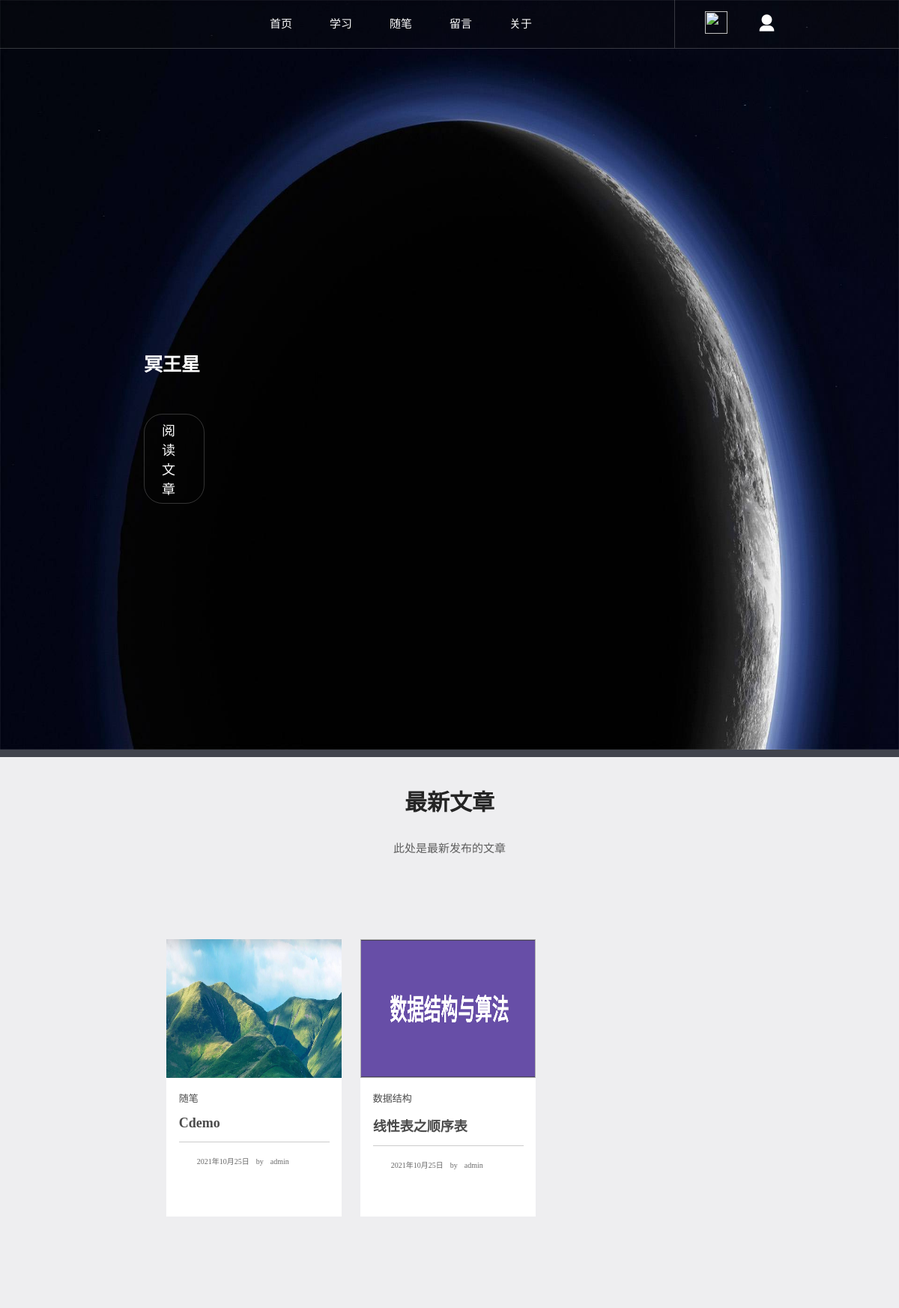
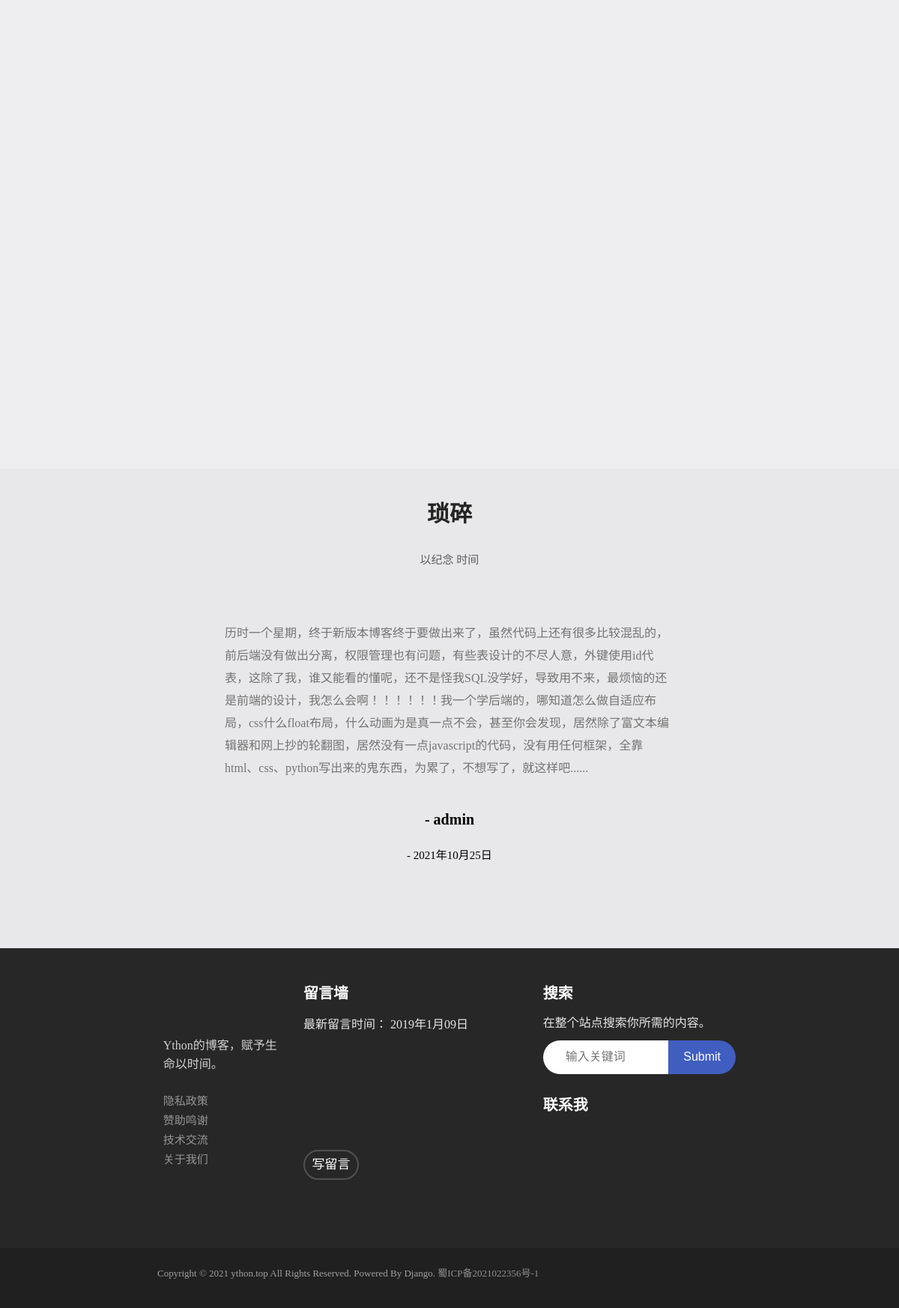
The app's page / (signed in) with its own data (2 pictures, top to bottom).
### blog/models.py (models this page shows)
class Section(models.Model):
    id = models.AutoField(primary_key=True)
    name = models.CharField(max_length=20, verbose_name='name', unique=True)
    TreeSum = models.IntegerField(max_length=200, verbose_name='TreeSum', default=0)
    describe = models.CharField(max_length=50, verbose_name='describe', null=True)
    image = models.ImageField('照片', upload_to='uploadimg/', blank=True, null=True)
    parent = models.IntegerField(max_length=200, verbose_name='parent', default=0)

class Article(models.Model):
    id = models.AutoField(primary_key=True)
    writer = models.CharField(max_length=255, verbose_name='writer')
    time = models.DateField(verbose_name='time', auto_now=True)
    title = models.CharField(max_length=255, verbose_name='title')
    ftitle = models.CharField(max_length=255, verbose_name='ftitle', default='null')
    body = models.CharField(max_length=60000, verbose_name='body')
    parent = models.IntegerField(max_length=200, verbose_name='parent', default=0)
    section = models.IntegerField(max_length=200, verbose_name='section', default=0)
    image = models.ImageField('照片', upload_to='uploadimg/', blank=True, null=True)

class TimeMess(models.Model):
    id = models.AutoField(primary_key=True)
    body = models.CharField(max_length=255, verbose_name='body')
    writer = models.CharField(max_length=255, verbose_name='writer')
    time = models.DateField(verbose_name='time', auto_now=True)

### blog/views.py (the view)
# urls.py: 2. Add a URL to urlpatterns:  path('', views.home, name='home')
def home(request):
    dic = {'title': '首页', 'page': 'home', 'navs': models.Section.objects.all(),
           'articles': models.Article.objects.all().order_by('-id')[:9], 'timemess': models.TimeMess.objects.last(),
           'mess': models.Remark.objects.all().order_by('-id')[:5], 'messlast': models.Remark.objects.last()}
    getsetting(dic)
    if request.user.is_authenticated:
        dic['login'] = True
    else:
        dic['login'] = False
    return render(request, 'blog/home.html', dic)

### blog/views.py (called while the page is built)
def getsetting(dic):
    f = open('static/setting/setting.json', 'r')
    data = f.read()
    data = json.loads(data)
    dic.update(data)
    f.close()

### templates/blog/home.html
{% extends 'blog/base.html' %}
{% block content %}
    <div class="enterBlog">
        <div class="enterBlogbox">
            <p class="enterBlogfont"><b>书犹药也 善读之可以医愚</b></p>
            <div class="enterBlogbox2"><a href="/navs/?name=17&page=1" class="navfont">进入博客</a></div>
        </div>
    </div>
    <div class="newArticle">
        <div class="articleBox">
            <p style="font-size: 30px;text-align: center;color: rgb(37, 37, 37);"><b>最新文章</b></p>
            <p style="font-size: 15px;text-align: center;color: rgb(94, 94, 94);margin-top: 30px;margin-bottom: 100px;">此处是最新发布的文章</p>
            <div class="articles">
                {% for article in articles %}
                <div class="article">
                    <a href="/article/?id={{article.id}}">
                        <div class="articleimg">
                            <img src="/static/{{article.image}}" alt="" style="width: 100%;height: 100%;">
                        </div>
                        <div class="articlefont">
                            <p style="color: rgb(75, 75, 75);font-size: 13px;">
                                {% for nav in navs %}
                                {% if article.section == nav.id %}
                                {{nav.name}}
                                {% endif %}
                                {% endfor %}
                            </p>
                            <p style="color: rgb(75, 75, 75);font-size: 18px;margin-top:7%;margin-bottom: 7%;white-space:nowrap;text-overflow:ellipsis;overflow:hidden;"><b>{{article.title}}</b></p>
                            <div class="articleline"></div>
                            <div class="articletime">
                                <embed src="/static/svg/clock.svg" width="15" height="15" type="image/svg+xml" />
                                <h style="font-size: 10px;color: rgb(105, 105, 105);margin-left: 5px;">{{article.time}}</h>
                                <h style="font-size: 10px;color: rgb(105, 105, 105);margin-left: 5px;">by</h>
                                <h style="font-size: 10px;color: rgb(105, 105, 105);margin-left: 5px;">{{article.writer}}</h>
                            </div>
                        </div>
                    </a>
                </div>
                {% endfor %}
            </div>
        </div>
    </div>
    <div class="timeMessage">
        <div class="timebox">
            <p style="font-size: 30px;text-align: center;color: rgb(37, 37, 37);"><b>{{TIME_BOX_NAME}}</b></p>
            <p style="font-size: 15px;text-align: center;color: rgb(94, 94, 94);margin-top: 30px;">{{TIME_BOX_DESC}}</p>
            <div class="timemess">
                <embed src="/static/svg/yh.svg" width="50" height="50" type="image/svg+xml" />
                <p style="color: rgb(116, 116, 116);font-size: 16px;line-height:30px;">{{timemess.body}}</p>
            </div>
            <p style="text-align: center;font-size: 20px;"><b>- {{timemess.writer}}</b></p>
            <p style="text-align: center;font-size: 15px;margin-top: 2%;">- {{timemess.time}}</p>
        </div>
    </div>
{% endblock %}

### templates/blog/homeheader.html (shortened to what this page needs)
<header>
    <div class="header">
        <div class="logo">
            <embed src="/static/svg/logo.svg" width="50" height="50" type="image/svg+xml"  style="margin-top:7px;"/>
        </div>
        <div class="navs">
                <div class="navbox"><a href="/" class="navfont">首页</a></div>
                <ul class="nav1">
                    {% for nav in navs %}
                    {% if nav.TreeSum == 0 %}
                    {% if nav.parent == 0 %}
                    <div class="navbox"><a href="/navs/?name={{nav.id}}&page=1" class="navfont">{{nav.name}}</a></div>
                    {% endif %}
                    {% elif nav.TreeSum > 0 %}
                    <li>
                    <div class="navbox"><a href="#" class="navfont">{{nav.name}}</a></div>
                    </li>
                    {% endif %}
                    {% endfor %}
                </ul>
                <div class="navbox"><a href="/mess/" class="navfont">留言</a></div>
                <div class="navbox"><a href="/about/" class="navfont">关于</a></div>
        </div>
        <div class="search">
            <a href="/search/?name="><img src="/static/image/search2.png" alt="" width="30" height="30" style="margin-top:15px;margin-left: 40px;" ></a>
            {% if login == False %}
            <a href="/accounts/login/"><img src="/static/image/loginico2.png" alt="" width="25" height="25" style="margin-top:20px;margin-left: 40px;"></a>
            {% elif login == True %}
            <ul class="nav1">
                <li>
                <div class="navbox2"><img src="/static/image/loginico2.png" alt="" width="25" height="25" style="margin-top:15px;margin-left: 40px;"></div>
                </li>
            </ul>
            {% endif %}
        </div>
    </div>
    <div class="slideshow-container">
        <div class="mySlides fade">
          <img src="{{HOME_IMAGE_1}}" class="image">
          <div class="slideshowtext">
            <a href="{{HOME_IMAGE_ADD_1}}" class="slideshowtextwo"><b>{{HOME_IMAGE_TITLE_1}}</b>
            <div class="slideshowbuttom">阅读文章</div></a>
          </div>
        </div>
    </div>
</header>

### static/css/home.css (style rules this page uses)
* { margin:0; padding:0; }
html,body { width:100%; height:100%; font-family:"黑体"; }
header { font-family:"黑体"; }
.header { height:65px; width: 100%; border-bottom:1px solid rgba(255, 255, 255, 0.20); display: flex; position:absolute; background-color:rgba(255, 255, 255, 0.050); z-index:999 }
.logo { margin-left: 20%; width: 10%; height: 100%; }
.navs { width: 45%; height: 100%; display: flex; }
.search { width: 10%; height: 100%; border-left:1px solid rgba(255, 255, 255, 0.20); display: flex; }
.image { width: 100%; height: 1000px; z-index: -1; }
.enterBlog { margin-top: -10px; width: 100%; height: 20%; background-color:rgb(65, 68, 77); }
.newArticle { width: 100%; height: 170%; background-color:rgb(238, 238, 240); display: flex; }
.timeMessage { width: 100%; height: 80%; background-color:rgb(232, 231, 233); }
.navbox { height: auto; font-size: 15px; margin-top: 20px; color: rgb(255, 255, 255); margin-right: 50px; }
.navbox2 { height: auto; font-size: 15px; margin-top: 3px; color: rgb(255, 255, 255); margin-right: 50px; }
li { list-style: none; }
.navfont { text-decoration:none; color: rgb(255, 255, 255); }
a { text-decoration:none; }
.enterBlogbox { width: 25%; margin-left: auto; margin-right: auto; margin-top: 60px; text-align: center; padding-top: 75px; display: flex; z-index: 990; }
.enterBlogfont { font-size: 25px; color: rgba(255, 255, 255, 0); -webkit-animation-name: slideshowtextwo; -webkit-animation-duration: 1s; -webkit-animation-iteration-count: 1; -webkit-animation-delay: 0.5s; animation-fill-mode : forwards; }
.enterBlogbox2 { font-size: 15px; color: rgb(255, 255, 255); border:1px solid rgb(255, 255, 255); padding-left: 20px; padding-right: 20px; padding-top: 8px; padding-bottom: 8px; border-radius: 25px; margin-left: 50px; }
.articleBox { width: 65%; height: 120%; margin: auto; padding-top: 3%; }
.articles { width: 100%; height: 65%; }
.article { width: 30%; height: 370px; background-color: rgb(255, 255, 255); float: left; margin: 1.6%; -webkit-animation-name: box; -webkit-animation-duration: 2s; -webkit-animation-iteration-count: 1; }
.articleimg { width: 100%; height: 50%; background-color: rgb(175, 175, 175); }
.articlefont { margin-left: 7%; margin-right: 7%; margin-top: 7%; }
.articleline { width: 100%; height: 1px; border-bottom:1px solid rgba(0, 0, 0, 0.2); }
.articletime { float: left; width: 100%; margin-top: 7%; }
.timebox { padding-top: 3%; width: 100%; height: 100%; }
.timemess { width: 50%; height: 50%; margin-left: auto; margin-right: auto; margin-top: 2%; }
.nav1 { display: flex; }

### static/css/slideshow.css (style rules this page uses)
* { box-sizing:border-box; margin:0; padding:0; }
body { font-family: Verdana,sans-serif; width:100%; height:100%; font-family:"黑体"; }
.mySlides { display:none }
.slideshow-container { width: 100%; height: 100%; position: relative; }
.slideshowtext { color: #f2f2f2; font-size: 25px; position: absolute; bottom: 8px; width: 100%; -webkit-animation-name: slideshowtext; -webkit-animation-duration: 2s; -webkit-animation-iteration-count: 1; -webkit-animation-delay: 0.5s; animation-fill-mode : forwards; padding-left: 16%; }
.slideshowtextwo { color: #71717100; -webkit-animation-name: slideshowtextwo; -webkit-animation-duration: 2s; -webkit-animation-iteration-count: 1; -webkit-animation-delay: 0.5s; animation-fill-mode : forwards; }
.slideshowbuttom { margin-top: 50px; font-size: 18px; width: 8%; padding-top: 7px; padding-bottom: 7px; padding-left: 23px; padding-right: 20px; color: rgba(255, 255, 255, 0); border-radius: 25px; border:1px solid rgba(255, 255, 255, 0); -webkit-animation-name: slideshowtextwo2; -webkit-animation-duration: 2s; -webkit-animation-iteration-count: 1; -webkit-animation-delay: 0.5s; animation-fill-mode : forwards; }
.fade { -webkit-animation-name: fade; -webkit-animation-duration: 1.5s; animation-name: fade; animation-duration: 1.5s; }

### records on screen
Section: name "学习"
Section: name "随笔"
Article: image (picture), title "Cdemo", time "2021年10月25日", writer "admin"
Article: image (picture), title "线性表之顺序表", time "2021年10月25日", writer "admin"
Section: name "数据结构"
TimeMess: body "历时一个星期，终于新版本博客终于要做出来了，虽然代码上还有很多比较混乱的，前后端没有做出分离，权限管理也有问题，有些表设计的不尽人意，外键使用id代表，这除了我，谁又能看的懂呢，还不是怪我SQL没学好，导致用不来，最烦恼的还是前端的设计，我怎么会啊！！！！！！我一个学后端的，哪知道怎么做自适应布局，css什么float布局，什么动画为是真一点不会，甚至你会发现，居然除了富文本编辑器和网上抄的轮翻图，居然没有一点javascript的代码，没有用任何框架，全靠html、css、python写出来的鬼东西，为累了，不想写了，就这样吧......", writer "admin", time "2021年10月25日"

### other values on screen
{{ HOME_IMAGE_TITLE_1 }} "冥王星"
{{ TIME_BOX_NAME }} "琐碎"
{{ TIME_BOX_DESC }} "以纪念 时间"
{{ SITE_DESC }} "Ython的博客，赋予生命以时间。"
{{ CN_GOV_RECORD_DATA }} "蜀ICP备2021022356号-1"
